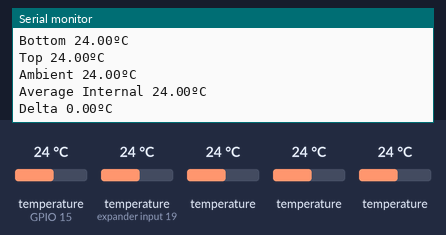
A sketch run on a simulated ESP32. On the bench: the last lines printed to the serial monitor. The test bench sets the inputs (shaded band); at power-on: temperature (sensors on GPIO 15, expander input 19) 24 °C, temperature 24 °C. WiFi joins after 1.5 s; servers stay silent unless stated; no MQTT or app messages arrive unless stated.

Above: at 2.7 s.
2.8 s: temperature (sensor on GPIO 15) set to 12 °C
At 9.0 s:
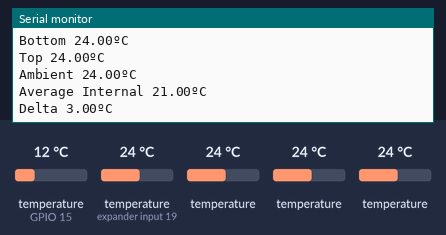
9.6 s: temperature (sensor on expander input 19) set to 12 °C
At 15.4 s:
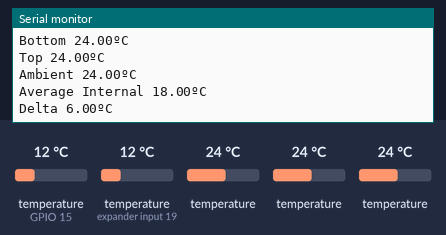
16.4 s: temperature (sensor 215) set to 12 °C
At 20.5 s:
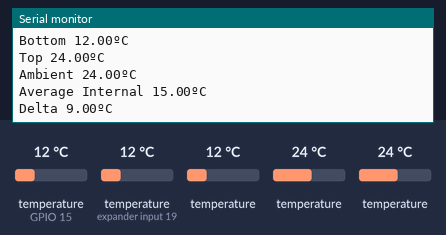
23.2 s: temperature (sensor 315) set to 12 °C
At 26.9 s:
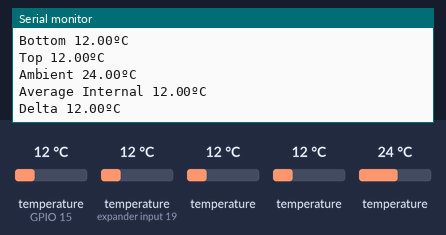
30.0 s: temperature (sensor 415) set to 12 °C
At 32.1 s:
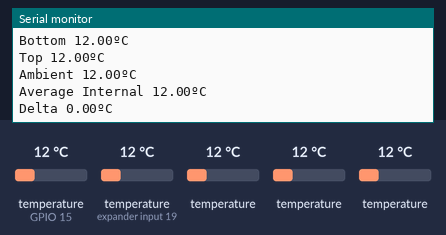
36.8 s: temperature (sensor on GPIO 15) set to 19 °C
At 38.5 s:
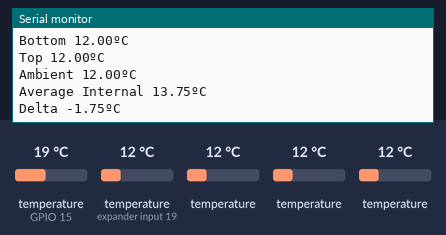
Timing chart, 0 to 40.0 s (numbered marks = the images above; inputs shaded):
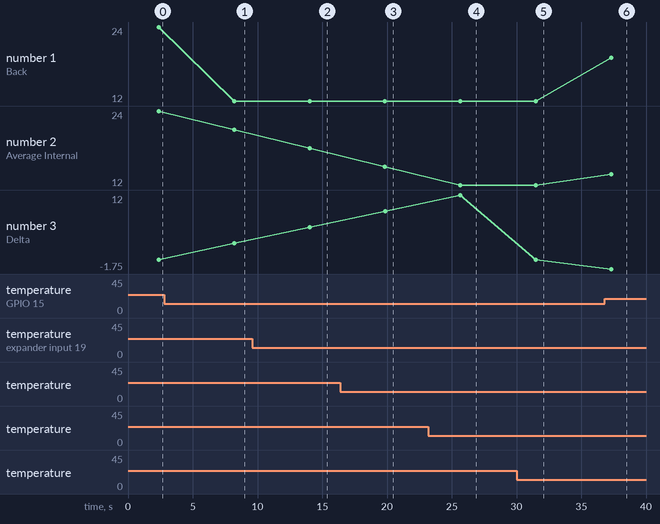

The sketch:

main.ino
```cpp
#include <WiFi.h>
#include <PubSubClient.h>

#include <OneWire.h>
#include <DallasTemperature.h>

const char* ssid = "";
const char* password =  "";
const char* mqttServer = "";
const char* mqttClient = "server_cabinet";
const int mqttPort = 1883;
const char* mqttUser = "";
const char* mqttPassword = "";

byte* temperature;
int temperatureLength;

WiFiClient espClient;
PubSubClient client(espClient);

// GPIO where the DS18B20 is connected to
const int oneWireBus = 15;

// Setup a oneWire instance to communicate with any OneWire devices
OneWire oneWire(oneWireBus);

// Pass our oneWire reference to Dallas Temperature sensor
DallasTemperature sensors(&oneWire);

void callback(char* topic, byte* payload, unsigned int length) {
  Serial.print("Message arrived in topic: ");
  Serial.println(topic);

  temperature = payload;
  temperatureLength = length;
}

void setup() {

  Serial.begin(115200);
  sensors.begin();

  WiFi.begin(ssid, password);

  while (WiFi.status() != WL_CONNECTED) {
    delay(500);
    Serial.println("Connecting to WiFi..");
  }
  Serial.println("Connected");

  client.setServer(mqttServer, mqttPort);
  client.setCallback(callback);

  while (!client.connected()) {
    Serial.println("Connecting to MQTT...");

    if (client.connect(mqttClient)) {

      Serial.println("Connected");

    } else {

      Serial.print("failed with state ");
      Serial.print(client.state());
      delay(2000);

    }
  }

}

void loop() {
  sensors.requestTemperatures();

  float backTemperature = sensors.getTempCByIndex(0);
  float frontTemperature = sensors.getTempCByIndex(1);
  float bottomTemperature = sensors.getTempCByIndex(2);
  float topTemperature = sensors.getTempCByIndex(3);
  float ambientTemperature = sensors.getTempCByIndex(4);

  Serial.print("Back ");
  Serial.print(backTemperature);
  Serial.println("ºC");

  Serial.print("Front ");
  Serial.print(frontTemperature);
  Serial.println("ºC");

  Serial.print("Bottom ");
  Serial.print(bottomTemperature);
  Serial.println("ºC");

  Serial.print("Top ");
  Serial.print(topTemperature);
  Serial.println("ºC");

  Serial.print("Ambient ");
  Serial.print(ambientTemperature);
  Serial.println("ºC");

  char s[5];

  float averageInternalTemperature = ((backTemperature + frontTemperature + bottomTemperature + topTemperature) / 4);

  Serial.print("Average Internal ");
  Serial.print(averageInternalTemperature);
  Serial.println("ºC");

  float deltaTemperature = (ambientTemperature - averageInternalTemperature);

  Serial.print("Delta ");
  Serial.print(deltaTemperature);
  Serial.println("ºC");

  client.publish("cabinet/back", dtostrf(backTemperature, 6, 2, s));
  client.publish("cabinet/front", dtostrf(frontTemperature, 6, 2, s));
  client.publish("cabinet/bottom", dtostrf(bottomTemperature, 6, 2, s));
  client.publish("cabinet/top", dtostrf(topTemperature, 6, 2, s));
  client.publish("cabinet/ambient", dtostrf(ambientTemperature, 6, 2, s));
  client.publish("cabinet/delta", dtostrf(deltaTemperature, 6, 2, s));

  client.loop();

  delay(5000);
}
```

Measured:
- after the input at 2.8 s, the serial monitor: prints a new line after 5.4 s (image 1)
- after the input at 9.6 s, the serial monitor: prints a new line after 4.4 s (image 2)
- after the input at 16.4 s, the serial monitor: prints a new line after 3.4 s (image 3)
- after the input at 23.2 s, the serial monitor: prints a new line after 2.5 s (image 4)
- after the input at 30.0 s, the serial monitor: prints a new line after 1.5 s (image 5)
- after the input at 36.8 s, the serial monitor: prints a new line after 0.50 s (image 6)
- plotted number 1: 24 → 12 after the input at 2.8 s, 12 → 19 after the input at 36.8 s
- plotted number 2: 24 → 21 after the input at 2.8 s, 21 → 18 after the input at 9.6 s, 18 → 15 after the input at 16.4 s, 12 → 13.75 after the input at 36.8 s
